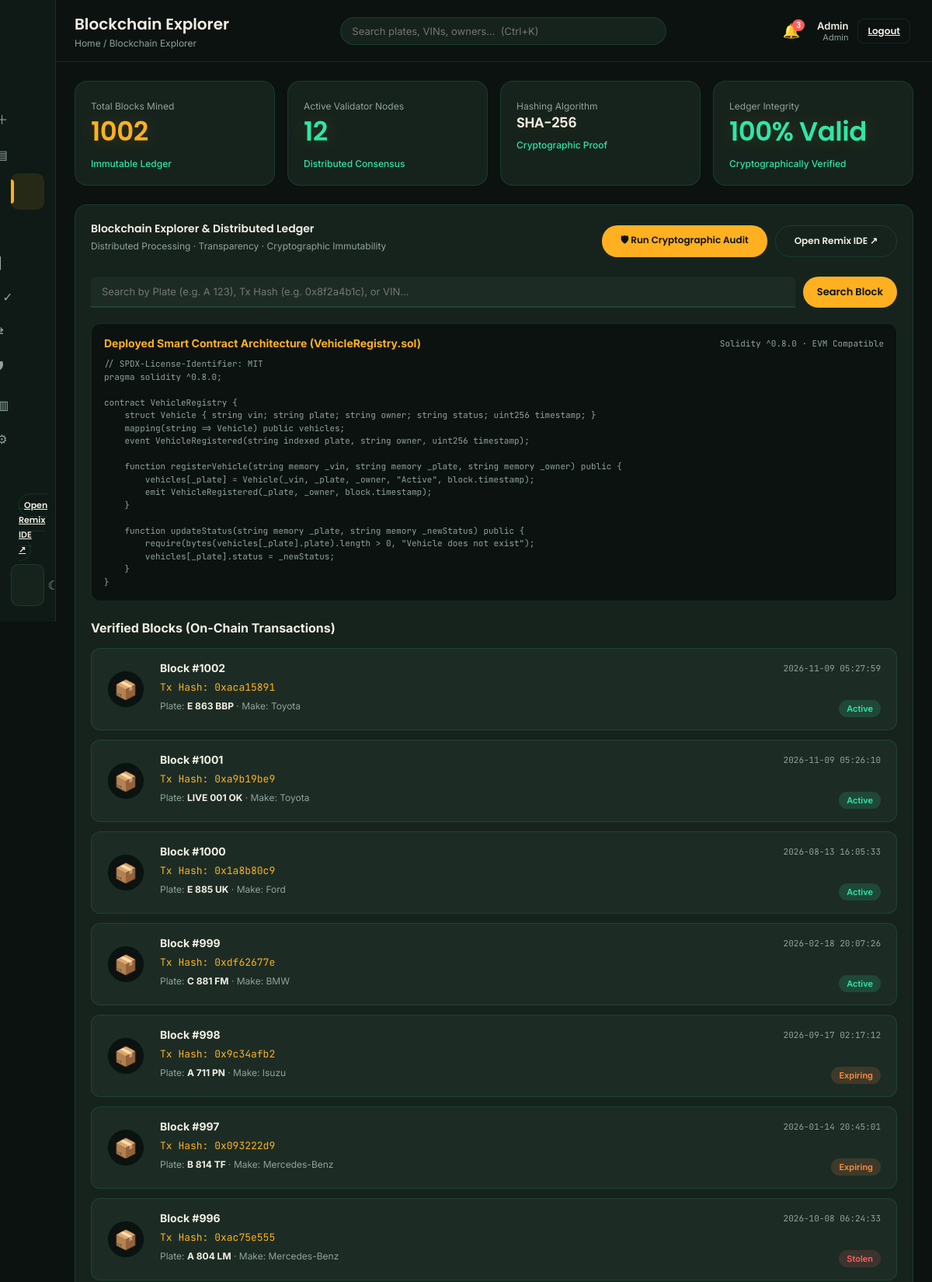
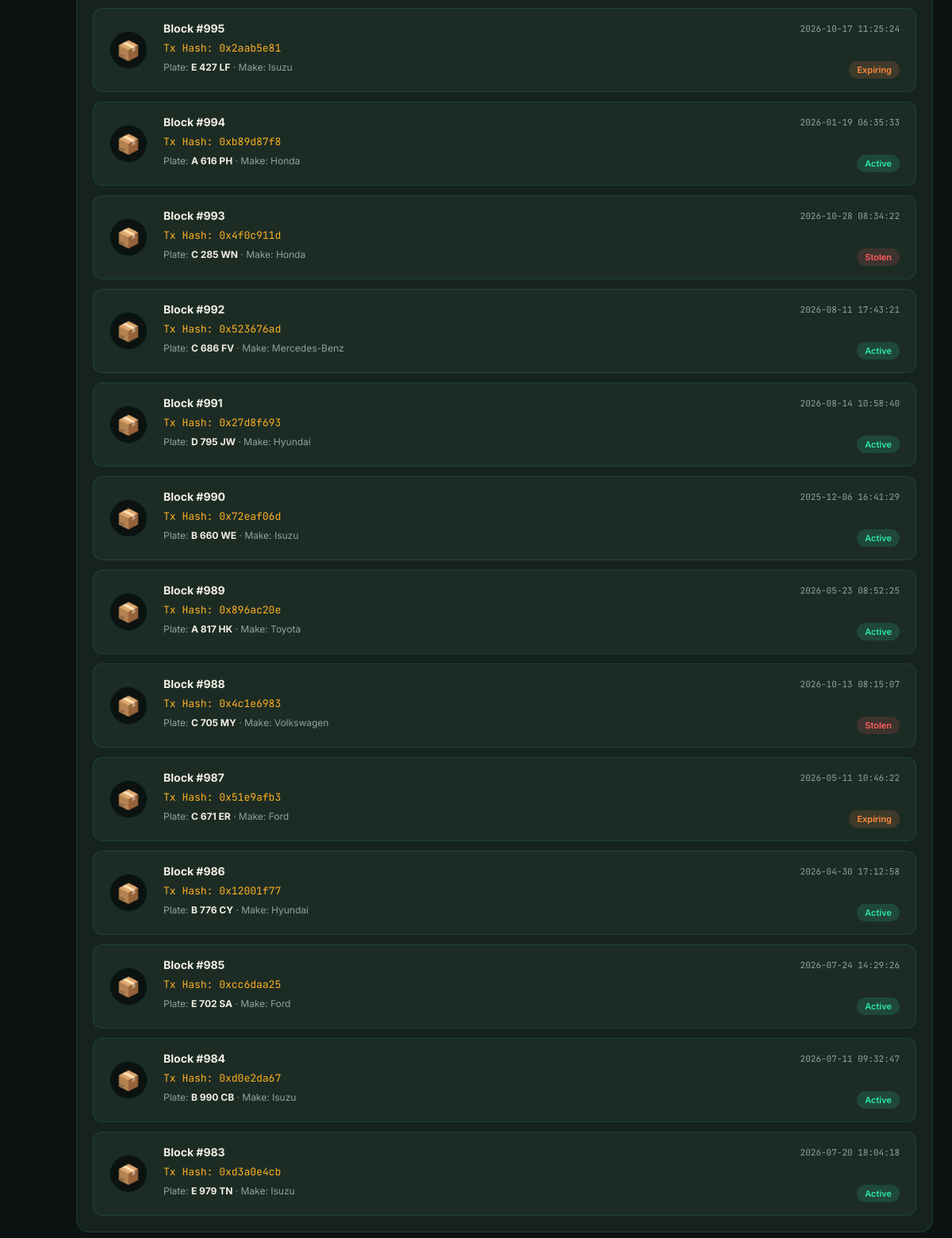
The page /blockchain (signed in) on the database as committed earlier (2 pictures, top to bottom).
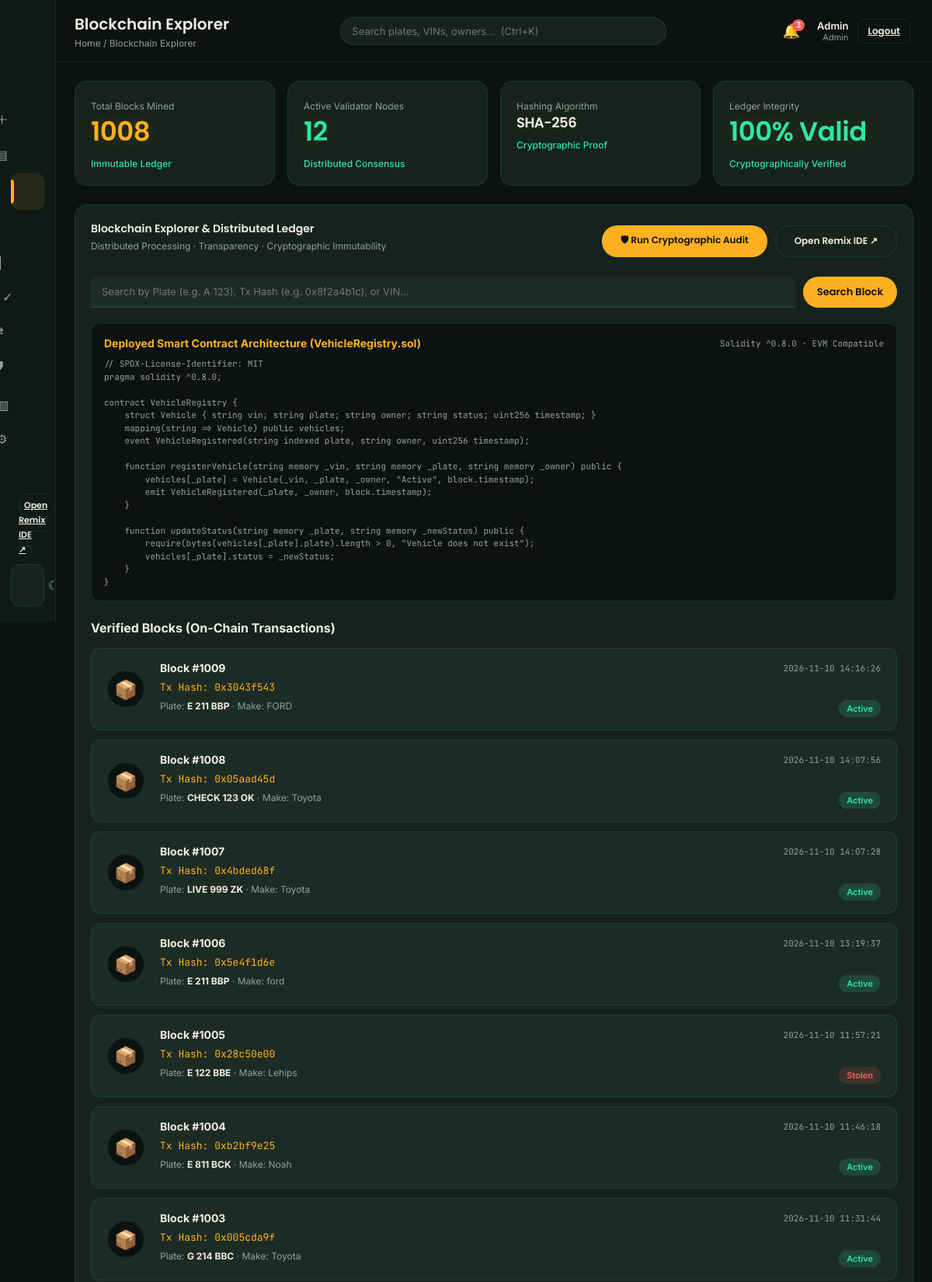
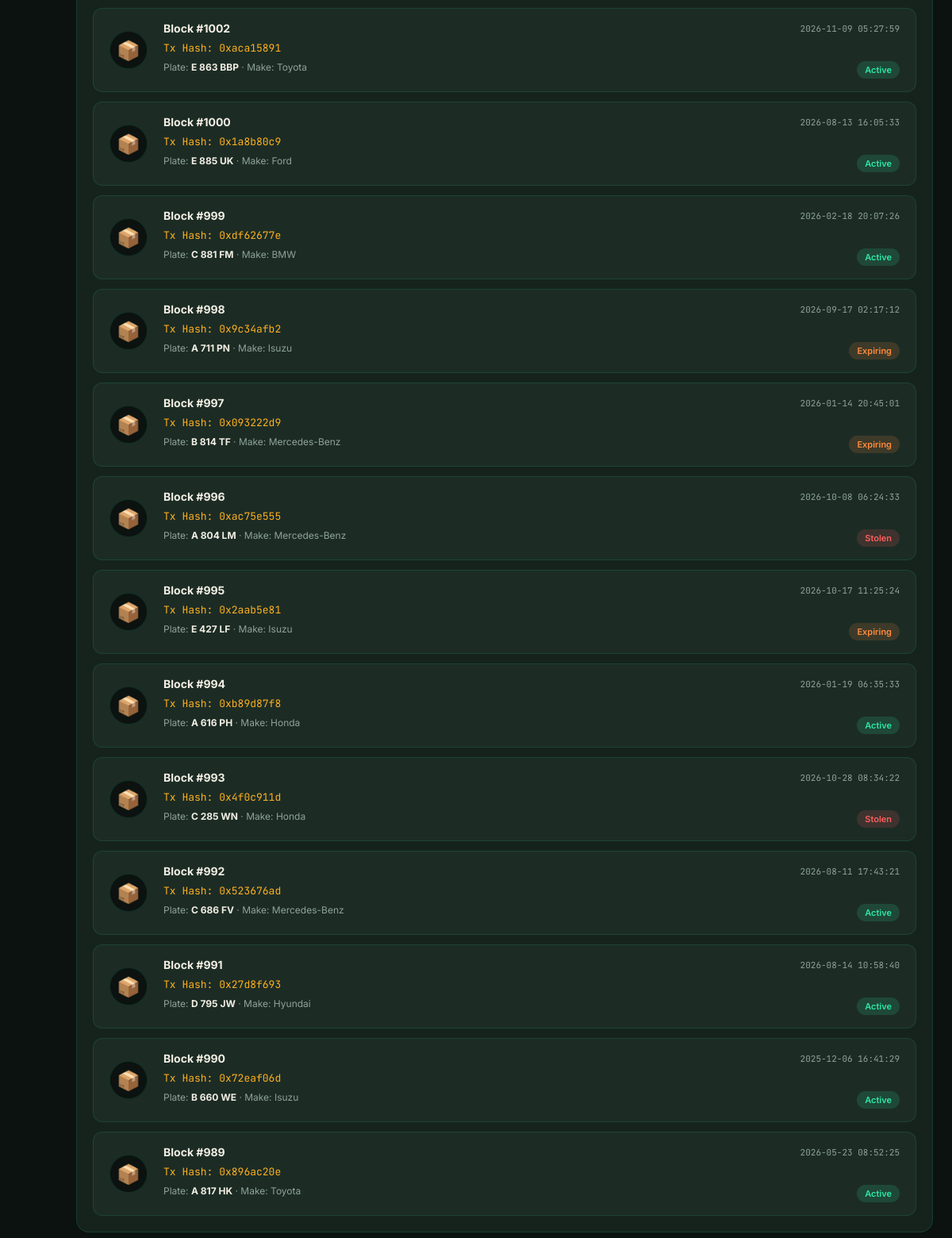
The same page on the database as committed later (2 pictures, top to bottom).
### tables this page shows
CREATE TABLE vehicles (id INTEGER PRIMARY KEY, vin TEXT, plate TEXT, make TEXT, owner TEXT, status TEXT, tx_hash TEXT, created_at TIMESTAMP DEFAULT CURRENT_TIMESTAMP);

### app.py (the view)
@app.route("/blockchain")
@login_required
def blockchain():
    search_q = request.args.get('q', '').strip()
    conn = get_db()
    c = conn.cursor()
    if search_q:
        c.execute('SELECT id, plate, vin, make, owner, status, tx_hash, created_at FROM vehicles WHERE plate LIKE ? OR tx_hash LIKE ? OR vin LIKE ? ORDER BY id DESC LIMIT 50',
                  (f"%{search_q}%", f"%{search_q}%", f"%{search_q}%"))
    else:
        c.execute('SELECT id, plate, vin, make, owner, status, tx_hash, created_at FROM vehicles ORDER BY id DESC LIMIT 20')
    blocks = c.fetchall()
    c.execute('SELECT COUNT(*) FROM vehicles')
    total_mined = c.fetchone()[0]
    node_count = 12
    conn.close()
    return render_template("blockchain.html", active="blockchain", title="Blockchain Explorer", blocks=blocks, total_mined=total_mined, node_count=node_count, search_q=search_q)

### app.py (called while the page is built)
def get_db():
    conn = sqlite3.connect('app.db')
    conn.row_factory = sqlite3.Row
    return conn

@login_manager.user_loader
def load_user(user_id):
    conn = get_db()
    c = conn.cursor()
    c.execute('SELECT * FROM users WHERE id = ?', (user_id,))
    row = c.fetchone()
    conn.close()
    if row: return User(row['id'], row['username'], row['role'])
    return None

@app.context_processor
def inject_global_data():
    if current_user.is_authenticated:
        conn = get_db()
        c = conn.cursor()
        c.execute('SELECT plate, owner FROM vehicles ORDER BY id DESC LIMIT 3')
        recent_vehicles = c.fetchall()
        c.execute('SELECT * FROM security_permissions WHERE role = ?', (current_user.role,))
        perm_row = c.fetchone()
        user_perms = dict(perm_row) if perm_row else {}
        conn.close()
        return dict(current_user=current_user, recent_vehicles=recent_vehicles, user_perms=user_perms)
    return dict(current_user=current_user, recent_vehicles=[], user_perms={})

### templates/blockchain.html (shortened to what the changed rows need)
{% extends "base.html" %}
{% block content %}
<div class="stats-grid" style="grid-template-columns: repeat(4, 1fr); margin-bottom: 24px;">
  <div class="stat-card">
    <div class="stat-label">Total Blocks Mined</div>
    <div class="stat-value" style="color: var(--accent);">{{ total_mined }}</div>
    <div class="stat-trend up">Immutable Ledger</div>
  </div>
</div>
<div class="card" style="margin-bottom: 24px;">
  <div style="display:flex; justify-content:space-between; align-items:center; margin-bottom:20px; flex-wrap:wrap; gap:12px;">
    <div>
      <h2 class="card-title" style="margin:0;">Blockchain Explorer & Distributed Ledger</h2>
    </div>
  </div>
  <div class="blockchain-list">
    {% for b in blocks %}
    <a href="/block/{{ b.id }}" class="block-card" style="text-decoration: none; color: inherit; display: flex; cursor: pointer;">
      <div class="block-icon">📦</div>
      <div class="block-details">
        <div style="display:flex; justify-content:space-between; align-items:center;">
          <strong>Block #{{ b.id }}</strong>
          <span class="muted mono" style="font-size:11px;">{{ b.created_at }}</span>
        </div>
        <p class="mono" style="color: var(--accent); font-size: 13px; margin: 8px 0;">Tx Hash: {{ b.tx_hash }}</p>
        <div style="display:flex; justify-content:space-between; font-size: 12px;">
          <span class="muted">Plate: <strong style="color:var(--text)">{{ b.plate }}</strong> · Make: {{ b.make }}</span>
          <span class="badge-status {{ b.status|lower }}">{{ b.status }}</span>
        </div>
      </div>
    </a>
    {% else %}
    <p class="muted">No blocks match the search query.</p>
    {% endfor %}
  </div>
</div>
{% endblock %}

Rows that differ between the two databases and show on the page:
removed vehicles: id "1001", created_at "2026-11-09 05:26:10", tx_hash "0xa9b19be9", plate "LIVE 001 OK", make "Toyota", status "Active"
no longer on this page (row unchanged): vehicles: id "988", created_at "2026-10-13 08:15:07", tx_hash "0x4c1e6983", plate "C 705 MY", make "Volkswagen", status "Stolen"
no longer on this page (row unchanged): vehicles: id "987", created_at "2026-05-11 10:46:22", tx_hash "0x51e9afb3", plate "C 671 ER", make "Ford", status "Expiring"
no longer on this page (row unchanged): vehicles: id "986", created_at "2026-04-30 17:12:58", tx_hash "0x12001f77", plate "B 776 CY", make "Hyundai", status "Active"
no longer on this page (row unchanged): vehicles: id "985", created_at "2026-07-24 14:29:26", tx_hash "0xcc6daa25", plate "E 702 SA", make "Ford", status "Active"
no longer on this page (row unchanged): vehicles: id "984", created_at "2026-07-11 09:32:47", tx_hash "0xd0e2da67", plate "B 990 CB", make "Isuzu", status "Active"
no longer on this page (row unchanged): vehicles: id "983", created_at "2026-07-20 18:04:18", tx_hash "0xd3a0e4cb", plate "E 979 TN", make "Isuzu", status "Active"
added vehicles: id "1009", created_at "2026-11-10 14:16:26", tx_hash "0x3043f543", plate "E 211 BBP", make "FORD", status "Active"
added vehicles: id "1008", created_at "2026-11-10 14:07:56", tx_hash "0x05aad45d", plate "CHECK 123 OK", make "Toyota", status "Active"
added vehicles: id "1007", created_at "2026-11-10 14:07:28", tx_hash "0x4bded68f", plate "LIVE 999 ZK", make "Toyota", status "Active"
added vehicles: id "1006", created_at "2026-11-10 13:19:37", tx_hash "0x5e4f1d6e", plate "E 211 BBP", make "ford", status "Active"
added vehicles: id "1005", created_at "2026-11-10 11:57:21", tx_hash "0x28c50e00", plate "E 122 BBE", make "Lehips", status "Stolen"
added vehicles: id "1004", created_at "2026-11-10 11:46:18", tx_hash "0xb2bf9e25", plate "E 811 BCK", make "Noah", status "Active"
added vehicles: id "1003", created_at "2026-11-10 11:31:44", tx_hash "0x005cda9f", plate "G 214 BBC", make "Toyota", status "Active"
Other text that changed with them:
{{ total_mined }}: "1002" → "1008"
